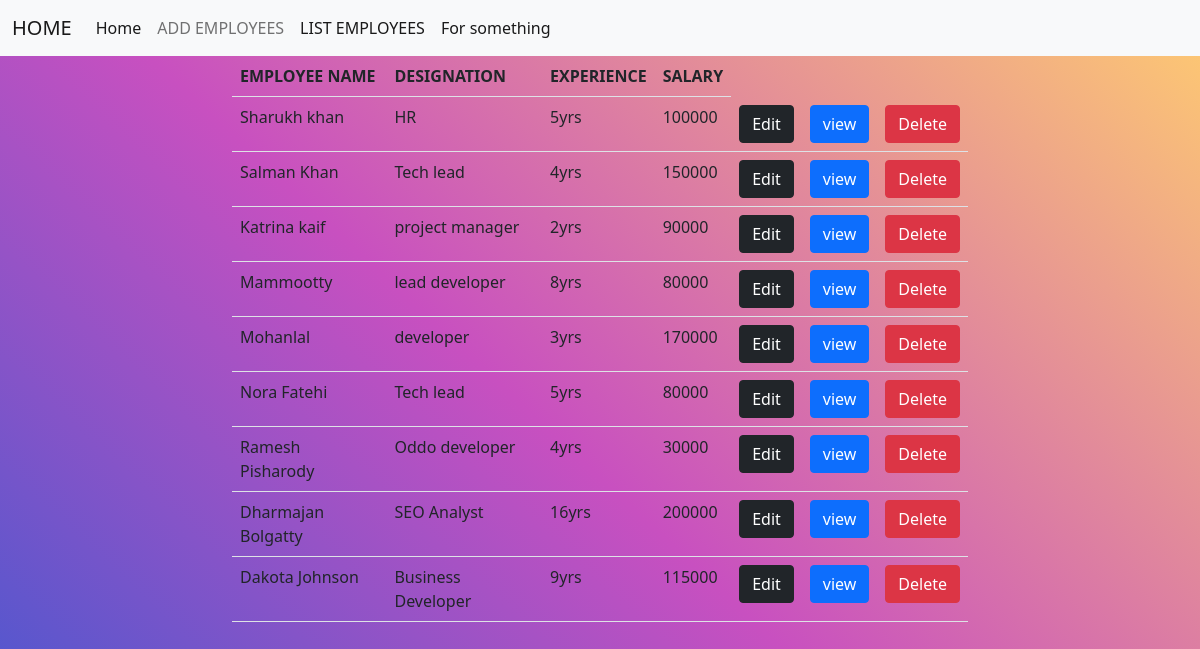
The page /employees/all on the database its author committed.
### owner/models.py (models this page shows, shortened)
class EmpModels(models.Model):
    employee_name=models.CharField(max_length=120,unique=True)
    designation=models.CharField(max_length=50)
    experience=models.CharField(max_length=50)
    salary=models.PositiveIntegerField()
    image=models.ImageField(upload_to="images",null=True)

### owner/views.py (the view)
# urls.py: path('employees/all',views.EmployeeList.as_view(),name="Employee_list"),
class EmployeeList(View):
    def get(self,request):
        qs=EmpModels.objects.all()
        return render(request,"emp_list.html",{"employors":qs})

### owner/Templates/emp_list.html
{%extends 'base.html'%}
{%block body_block%}
 <div class="row">
        <div class="col-2"></div>
        <div class="col-8">
            <table class="table">
                <tr>
                    <th>EMPLOYEE NAME</th>
                    <th>DESIGNATION</th>
                    <th>EXPERIENCE</th>
                    <th>SALARY</th>
                </tr>
                {%for emp in employors%}
                <tr>
                    <td>{{emp.employee_name}}
                    </td>
                    <td>{{emp.designation}}
                    </td>
                    <td>{{emp.experience}}
                    </td>
                    <td>{{emp.salary}}
                    </td>
                    <td><a href="{%url 'employee_edit' emp.id%}" class="btn btn-dark">Edit</a></td>
                    <td><a href="{%url 'employees_details' emp.id%}" class="btn btn-primary">view</a></td>
                    <td><a href="{%url 'employee_delete' emp.id%}" class="btn btn-danger">Delete</a></td>
                    {%endfor%}
                </tr>
            </table>
        </div>
        <div class="col-2"></div>
    </div>
{%endblock%}

### owner/static/css/style.css (style rules this page uses)
body { background-repeat=no-repeat; height:100vh; background-color: #4158D0; background-image: linear-gradient(43deg, #4158D0 0%, #C850C0 46%, #FFCC70 100%); }

### rows shown on the page
EmpModels: employee_name "Sharukh khan", designation "HR", experience "5yrs", salary "100000"
EmpModels: employee_name "Salman Khan", designation "Tech lead", experience "4yrs", salary "150000"
EmpModels: employee_name "Katrina kaif", designation "project manager", experience "2yrs", salary "90000"
EmpModels: employee_name "Mammootty", designation "lead developer", experience "8yrs", salary "80000"
EmpModels: employee_name "Mohanlal", designation "developer", experience "3yrs", salary "170000"
EmpModels: employee_name "Nora Fatehi", designation "Tech lead", experience "5yrs", salary "80000"
EmpModels: employee_name "Ramesh Pisharody", designation "Oddo developer", experience "4yrs", salary "30000"
EmpModels: employee_name "Dharmajan Bolgatty", designation "SEO Analyst", experience "16yrs", salary "200000"
EmpModels: employee_name "Dakota Johnson", designation "Business Developer", experience "9yrs", salary "115000"
